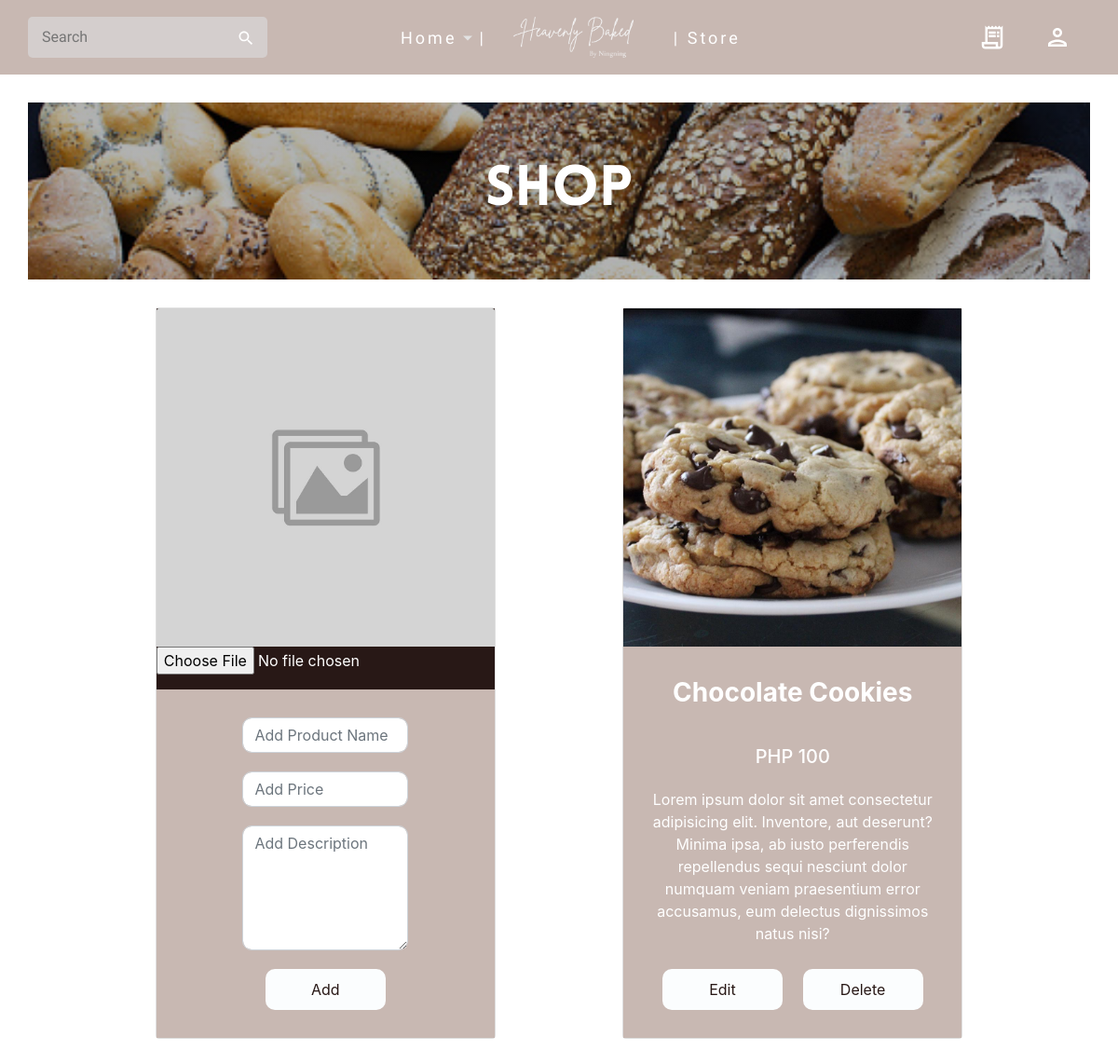
Screenshot of /Pages/AdminPage/Main/Store.php?s=Chocolate Cookies with the database file from the repository.
### tables this page shows
CREATE TABLE `product_list` (
  `id` int(11) NOT NULL,
  `name` varchar(750) NOT NULL,
  `price` int(11) NOT NULL,
  `description` text NOT NULL,
  `image` varchar(750) NOT NULL
);

### Pages/AdminPage/Main/Store.php (the view, shortened to what this page needs)
<?php include '../NavBar/AdminNavbar.php'; ?>
<!DOCTYPE html>
<html lang="en">
  <head>
    <link rel="stylesheet" href="../../../Css/styles.css">
  </head>
  <body onload="onload()">
  <?php
    $store_header = "Shop";
  ?>
  <?php
    if(isset($_GET["s"])){
      $productName = $_GET["s"];
      $productName = htmlspecialchars($productName);
      $productName = mysqli_real_escape_string($conn, $productName);
      $sql = "SELECT * FROM product_list WHERE (`name` LIKE '%" . $productName . "%') OR (`Name` LIKE '%" . $productName . "%')";
      $result = mysqli_query($conn, $sql);
      $sql2 = "SELECT * FROM product_list WHERE (`name` LIKE '%" . $productName . "%') OR (`Name` LIKE '%" . $productName . "%')";
      $ifExists = mysqli_query($conn, $sql2);
    ?>
    <div class="section-page">
      <div class="container-fluid about-header header-division"><?php echo $store_header ?></div>
      <div class="products-container">
        <?php
            if(!($row = mysqli_fetch_array($ifExists))){
              echo "<div class='no-product'><p>The product '<span class='product-search'>". $productName."</span>' does not exist!</p></div>";
            }
            else{
                echo "         <form action='ProductVerify.php?action=add' method='post' class='card' enctype='multipart/form-data'>";
                echo "            <div class='product-image-container'> ";
                echo "              <img";
                echo "                class='card-img-top product-image'";
                echo "                src='../../../Assets/img/backgrounds/placeholder-img.jpg'";
                echo "                alt='Card image cap'";
                echo "               />";
                echo "                <input class='file-slider width-img-submit' style='color:white' id='input-b1' name='image' type='file' class='file' data-browse-on-zone-click='true' required>";
                echo "             </div>";
                echo "            <div class='card-body card-product-container'>";
                echo "              <div class='column-direction card-text center-title' style='height:auto;'>";
                echo "              <input type='text' class='column-margin form-control width-input' name='name' placeholder='Add Product Name' required>";
                echo "              <input type='number' class='column-margin form-control width-input' name='price' placeholder='Add Price' required>";
                echo "              <textarea type='text' class='column-margin form-control width-input' name='description' rows='5' value='' placeholder='Add Description' required></textarea>";
                echo "              <div class='action-container' style='width: 40%;'>";
                echo "                    <input type='submit' class='cta-product add-to-cart-btn' value='Add' name='add_product'/>";
                echo "              </div>";
                echo "              </div>";
                echo "            </div>";
                echo "          </form>";
              while ($row = mysqli_fetch_array($result)) {
                      echo "          <div class='card'>";
                      echo "            <div class='product-image-container'> ";
                      echo "              <img";
                      echo "                class='card-img-top product-image'";
                      echo "                src='../../../Assets/img/products/". $row['image']."'";
                      echo "                alt='Card image cap'";
                      echo "               />";
                      echo "             </div>";
                      echo "            <div class='card-body card-product-container'>";
                      echo "              <h3 class='card-title center-title'>".$row['name']."</h3>";
                      echo "              <div class='card-text center-title'>";
                      echo "                <h5>PHP ".$row['price']."</h5>";
                      echo "              </div>";
                      echo "              <p class='card-text justify-text'>";
                      echo "                 ".$row['description']."";
                      echo "              </p>";
                      echo "              <div class='action-container'>";
                      echo "                  <form action='Store.php?action=edit' method='post' class='form-add-to-cart' enctype='multipart/form-data'>";
                      echo "                    <input type='submit' class='cta-product add-to-cart-btn' value='Edit' name='edit_product'/>";
                      echo "                  </form>";
                      echo "                  <form action='ProductVerify.php?action=delete' method='post' class='form-add-to-cart'>";
                      echo "                    <input type='submit' class='cta-product add-to-cart-btn' value='Delete' name='delete_product'/>";
                      echo "                  </form>";
                      echo "              </div>";
                      echo "            </div>";
                      echo "          </div>";
                  }
                }
                ?>
      </div>
    </div>
    <?php }
    ?>
  </body>
</html>

### Css/styles.css (style rules this page uses)
* { padding: 0px; margin: 0px; box-sizing: border-box; }
body { overflow-x: hidden; }
html { scroll-behavior: smooth; }
.width-img-submit { width: 75%; }
.width-input { width: 55%; }
.file-slider { align-self: center; justify-content: center; }
.section-page { margin: 30px; }
.header-division { margin: 30px 0; }
.about-header { text-align: center; width: 100%; padding: 50px 0; margin: 30px 0; display: flex; justify-content: center; font-size: 60px; color: White; text-transform: uppercase; background: linear-gradient( 180deg, rgba(0, 0, 0, 0.3) 0%, rgba(0, 0, 0, 0.3) 100% ), url(../Assets/img/backgrounds/mixedbread-backgroung-or-header.jpg); background-repeat: no-repeat; background-position: top right; background-size: cover; font-family: Lovelo-Black; }
.products-container { display: flex; justify-content: space-evenly; flex-wrap: wrap; }
.column-direction { flex-direction: column; height: auto; }
.column-margin { margin: 10px; }
.product-image-container { background: #281816; height: 62%; }
.card { width: 32%; margin: 0 0 30px 0; position: unset; }
.product-image { width: 100%; }
.center-title { text-align: center; height: 60px; display: flex; justify-content: center; align-items: center; }
.justify-text { text-align: center; min-height: 100px; }
.card-product-container { background: #c8b8b2; color: white; }
.card-product-container h3 { font-weight: bold; }
.action-container { display: flex; justify-content: space-evenly; align-items: center; flex-wrap: wrap; }
.cta-product { margin: 10px 0; width: 100%; padding: 10px 0; border: 0; border-radius: 10px; cursor: pointer; text-align: center; }
.add-to-cart-btn { background: #fbfdfe; color: #281816; }
.form-add-to-cart { width: 40%; }
.form-control { border-radius: 10px; }

### rows the page displays
product_list: image (picture), name "Chocolate Cookies", price "100", description "Lorem ipsum dolor sit amet consectetur adipisicing elit. Inventore, aut deserunt? Minima ipsa, ab iusto perferendis repellendus sequi nesciunt dolor numquam veniam praesentium error accusamus, eum delectus dignissimos natus nisi?"

### other values shown
$nav_link_home "Home"
$nav_link_store "Store"
$store_header "SHOP"
